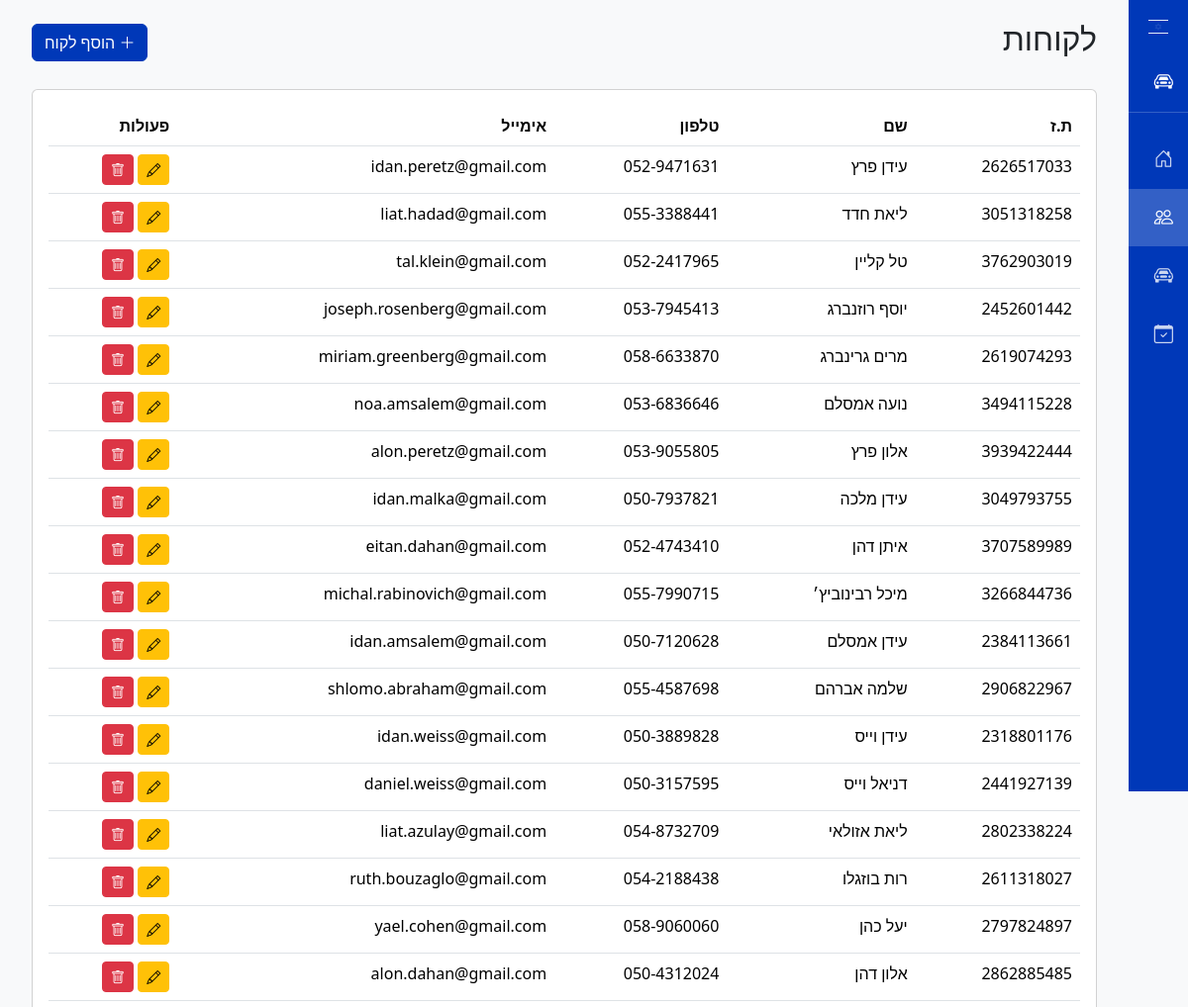
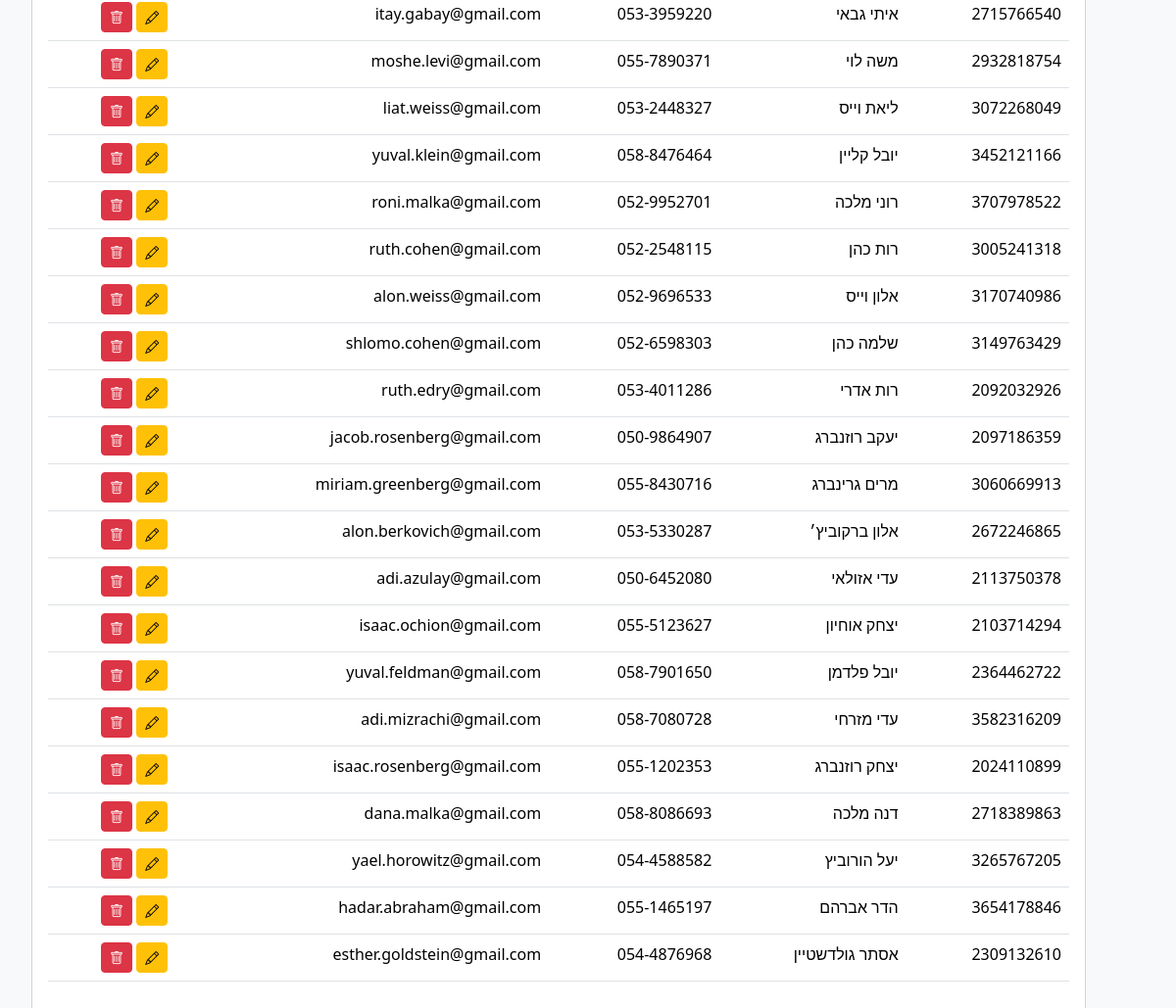
Page /customers on the committed database (2 pictures, top to bottom).
### tables this page shows
CREATE TABLE Customer (
    id TEXT PRIMARY KEY,
    name TEXT NOT NULL,
    phone TEXT,
    email TEXT
);

### app.py (the view)
@app.route('/customers')
def customers():
    customers_list = get_customers()
    return render_template('customers.html', customers=customers_list)

### app.py (called while the page is built)
def get_customers():
    conn = sqlite3.connect("rental_system.db")
    c = conn.cursor()
    c.execute("SELECT id, name, phone, email FROM Customer")
    customers = c.fetchall()
    conn.close()
    return customers

### templates/customers.html (shortened to what this page needs)
{% extends "layout.html" %}
{% block content %}
<div class="row mb-4">
    <div class="col-12">
        <div class="d-flex justify-content-between align-items-center">
            <h2>לקוחות</h2>
            <button type="button" class="btn btn-primary" data-bs-toggle="modal" data-bs-target="#addCustomerModal">
                <i class="bi bi-plus-lg"></i> הוסף לקוח
            </button>
        </div>
    </div>
</div>
<div class="row">
    <div class="col-12">
        <div class="card">
            <div class="card-body">
                <div class="table-responsive">
                    <table class="table">
                        <thead>
                            <tr>
                                <th>ת.ז</th>
                                <th>שם</th>
                                <th>טלפון</th>
                                <th>אימייל</th>
                                <th>פעולות</th>
                            </tr>
                        </thead>
                        <tbody>
                            {% for customer in customers %}
                            <tr>
                                <td>{{ customer[0] }}</td>
                                <td>{{ customer[1] }}</td>
                                <td>{{ customer[2] }}</td>
                                <td>{{ customer[3] }}</td>
                                <td>
                                    <button class="btn btn-sm btn-warning">
                                        <i class="bi bi-pencil"></i>
                                    </button>
                                    <form action="{{ url_for('delete_customer') }}" method="POST" style="display: inline;">
                                        <button type="submit" class="btn btn-sm btn-danger" onclick="return confirm('האם אתה בטוח שברצונך למחוק לקוח זה?')">
                                            <i class="bi bi-trash"></i>
                                        </button>
                                    </form>
                                </td>
                            </tr>
                            {% endfor %}
                        </tbody>
                    </table>
                </div>
            </div>
        </div>
    </div>
</div>
{% endblock %}

### templates/layout.html (shortened to what this page needs)
<!DOCTYPE html>
<html dir="rtl" lang="he">
<head>
    <link href="https://cdn.jsdelivr.net/npm/bootstrap@5.3.2/dist/css/bootstrap.min.css" rel="stylesheet">
    <link rel="stylesheet" href="https://cdn.jsdelivr.net/npm/bootstrap-icons@1.11.1/font/bootstrap-icons.css">
</head>
<body>
    <div class="sidebar">
        <div class="israel-flag">
            <div class="flag-stripe-top"></div>
            <div class="flag-stripe-bottom"></div>
            <svg viewBox="0 0 100 100" style="position: absolute; top: 50%; left: 50%; transform: translate(-50%, -50%); width: 60%; height: 60%;">
                <path d="M50 10 L85 70 L15 70 Z M50 90 L15 30 L85 30 Z"
                      fill="none"
                      stroke="rgba(255, 255, 255, 0.9)"
                      stroke-width="1"
                      stroke-linejoin="round"/>
            </svg>
        </div>
        <nav>
            <div class="d-flex flex-column h-100">
                <div class="logo-section">
                    <i class="bi bi-car-front"></i>
                </div>
                <div class="mt-2">
                    <a href="{{ url_for('index') }}" class="nav-link {{ 'active' if request.endpoint == 'index' }}">
                        <i class="bi bi-house-door"></i>
                    </a>
                    <a href="{{ url_for('customers') }}" class="nav-link {{ 'active' if request.endpoint == 'customers' }}">
                        <i class="bi bi-people"></i>
                    </a>
                    <a href="{{ url_for('vehicles') }}" class="nav-link {{ 'active' if request.endpoint == 'vehicles' }}">
                        <i class="bi bi-car-front"></i>
                    </a>
                    <a href="{{ url_for('rentals') }}" class="nav-link {{ 'active' if request.endpoint == 'rentals' }}">
                        <i class="bi bi-calendar-check"></i>
                    </a>
                </div>
            </div>
        </nav>
    </div>
    <div class="main-content">
        <div class="container-fluid">
            {% block content %}{% endblock %}
        </div>
    </div>
</body>
</html>

### templates/layout.html (style rules this page uses)
:root { --israel-blue: #0038B8; }
body { min-height: 100vh; background-color: #f8f9fa; }
a { color: var(--israel-blue); text-decoration: none; }
.btn-primary { background-color: var(--israel-blue); border-color: var(--israel-blue); }
.sidebar { width: 60px; height: 100vh; position: fixed; top: 0; right: 0; background: var(--israel-blue); transition: width 0.3s ease; overflow: hidden; z-index: 1000; }
.israel-flag { position: relative; width: 20px; height: 14px; margin: 20px auto; transition: all 0.3s ease; }
.flag-stripe-top, .flag-stripe-bottom { position: absolute; width: 100%; height: 1px; background: rgba(255, 255, 255, 0.9); left: 0; }
.flag-stripe-top { top: 0; }
.flag-stripe-bottom { bottom: 0; }
.nav-link { position: relative; width: 100%; display: flex; align-items: center; padding: 15px; color: rgba(255, 255, 255, 0.8); text-decoration: none; transition: all 0.3s ease; white-space: nowrap; }
.nav-link i { width: 30px; text-align: center; font-size: 1.2rem; margin-left: 15px; }
.nav-link.active { color: white; background-color: rgba(255, 255, 255, 0.2); }
.logo-section { padding: 15px; color: white; white-space: nowrap; border-bottom: 1px solid rgba(255, 255, 255, 0.2); margin-bottom: 10px; display: flex; align-items: center; }
.logo-section i { width: 30px; font-size: 1.2rem; text-align: center; margin-left: 15px; }
.main-content { margin-right: 60px; padding: 20px; transition: margin-right 0.3s ease; }

### rows in the picture
Customer: id "2626517033", name "עידן פרץ", phone "052-9471631", email "idan.peretz@gmail.com"
Customer: id "3051318258", name "ליאת חדד", phone "055-3388441", email "liat.hadad@gmail.com"
Customer: id "3762903019", name "טל קליין", phone "052-2417965", email "tal.klein@gmail.com"
Customer: id "2452601442", name "יוסף רוזנברג", phone "053-7945413", email "joseph.rosenberg@gmail.com"
Customer: id "2619074293", name "מרים גרינברג", phone "058-6633870", email "miriam.greenberg@gmail.com"
Customer: id "3494115228", name "נועה אמסלם", phone "053-6836646", email "noa.amsalem@gmail.com"
Customer: id "3939422444", name "אלון פרץ", phone "053-9055805", email "alon.peretz@gmail.com"
Customer: id "3049793755", name "עידן מלכה", phone "050-7937821", email "idan.malka@gmail.com"
Customer: id "3707589989", name "איתן דהן", phone "052-4743410", email "eitan.dahan@gmail.com"
Customer: id "3266844736", name "מיכל רבינוביץ׳", phone "055-7990715", email "michal.rabinovich@gmail.com"
Customer: id "2384113661", name "עידן אמסלם", phone "050-7120628", email "idan.amsalem@gmail.com"
Customer: id "2906822967", name "שלמה אברהם", phone "055-4587698", email "shlomo.abraham@gmail.com"
Customer: id "2318801176", name "עידן וייס", phone "050-3889828", email "idan.weiss@gmail.com"
Customer: id "2441927139", name "דניאל וייס", phone "050-3157595", email "daniel.weiss@gmail.com"
Customer: id "2802338224", name "ליאת אזולאי", phone "054-8732709", email "liat.azulay@gmail.com"
Customer: id "2611318027", name "רות בוזגלו", phone "054-2188438", email "ruth.bouzaglo@gmail.com"
Customer: id "2797824897", name "יעל כהן", phone "058-9060060", email "yael.cohen@gmail.com"
Customer: id "2862885485", name "אלון דהן", phone "050-4312024", email "alon.dahan@gmail.com"
Customer: id "2715766540", name "איתי גבאי", phone "053-3959220", email "itay.gabay@gmail.com"
Customer: id "2932818754", name "משה לוי", phone "055-7890371", email "moshe.levi@gmail.com"
Customer: id "3072268049", name "ליאת וייס", phone "053-2448327", email "liat.weiss@gmail.com"
Customer: id "3452121166", name "יובל קליין", phone "058-8476464", email "yuval.klein@gmail.com"
Customer: id "3707978522", name "רוני מלכה", phone "052-9952701", email "roni.malka@gmail.com"
Customer: id "3005241318", name "רות כהן", phone "052-2548115", email "ruth.cohen@gmail.com"
Customer: id "3170740986", name "אלון וייס", phone "052-9696533", email "alon.weiss@gmail.com"
Customer: id "3149763429", name "שלמה כהן", phone "052-6598303", email "shlomo.cohen@gmail.com"
Customer: id "2092032926", name "רות אדרי", phone "053-4011286", email "ruth.edry@gmail.com"
Customer: id "2097186359", name "יעקב רוזנברג", phone "050-9864907", email "jacob.rosenberg@gmail.com"
Customer: id "3060669913", name "מרים גרינברג", phone "055-8430716", email "miriam.greenberg@gmail.com"
Customer: id "2672246865", name "אלון ברקוביץ׳", phone "053-5330287", email "alon.berkovich@gmail.com"
Customer: id "2113750378", name "עדי אזולאי", phone "050-6452080", email "adi.azulay@gmail.com"
Customer: id "2103714294", name "יצחק אוחיון", phone "055-5123627", email "isaac.ochion@gmail.com"
Customer: id "2364462722", name "יובל פלדמן", phone "058-7901650", email "yuval.feldman@gmail.com"
Customer: id "3582316209", name "עדי מזרחי", phone "058-7080728", email "adi.mizrachi@gmail.com"
Customer: id "2024110899", name "יצחק רוזנברג", phone "055-1202353", email "isaac.rosenberg@gmail.com"
Customer: id "2718389863", name "דנה מלכה", phone "058-8086693", email "dana.malka@gmail.com"
Customer: id "3265767205", name "יעל הורוביץ", phone "054-4588582", email "yael.horowitz@gmail.com"
Customer: id "3654178846", name "הדר אברהם", phone "055-1465197", email "hadar.abraham@gmail.com"
Customer: id "2309132610", name "אסתר גולדשטיין", phone "054-4876968", email "esther.goldstein@gmail.com"
